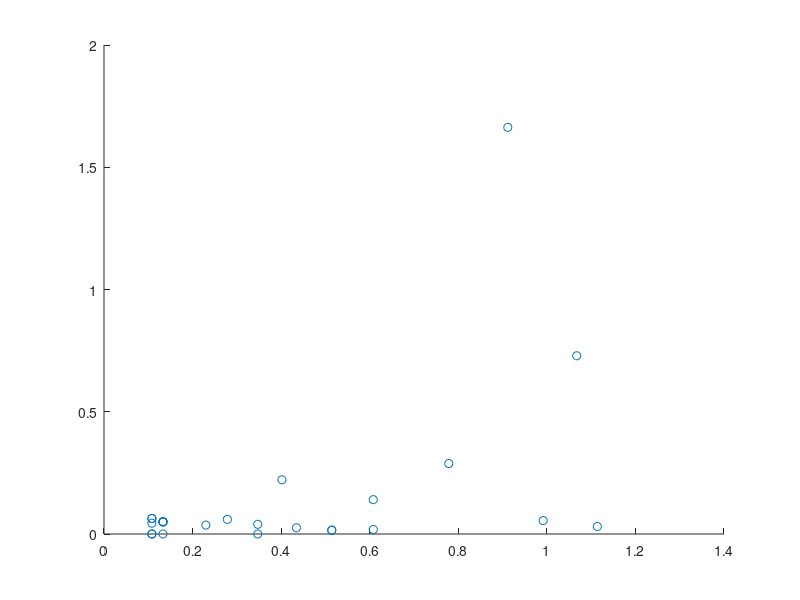

Write MATLAB code to recreate this figure.
clear all;
load('output/example02_max_c_plus.mat');

dist = c_plus_max - c_plus_array;
dist = sqrt(diag(dist'*dist));
z_max_array(z_max_array>=Inf) = 0;
scatter(dist, z_max_array)